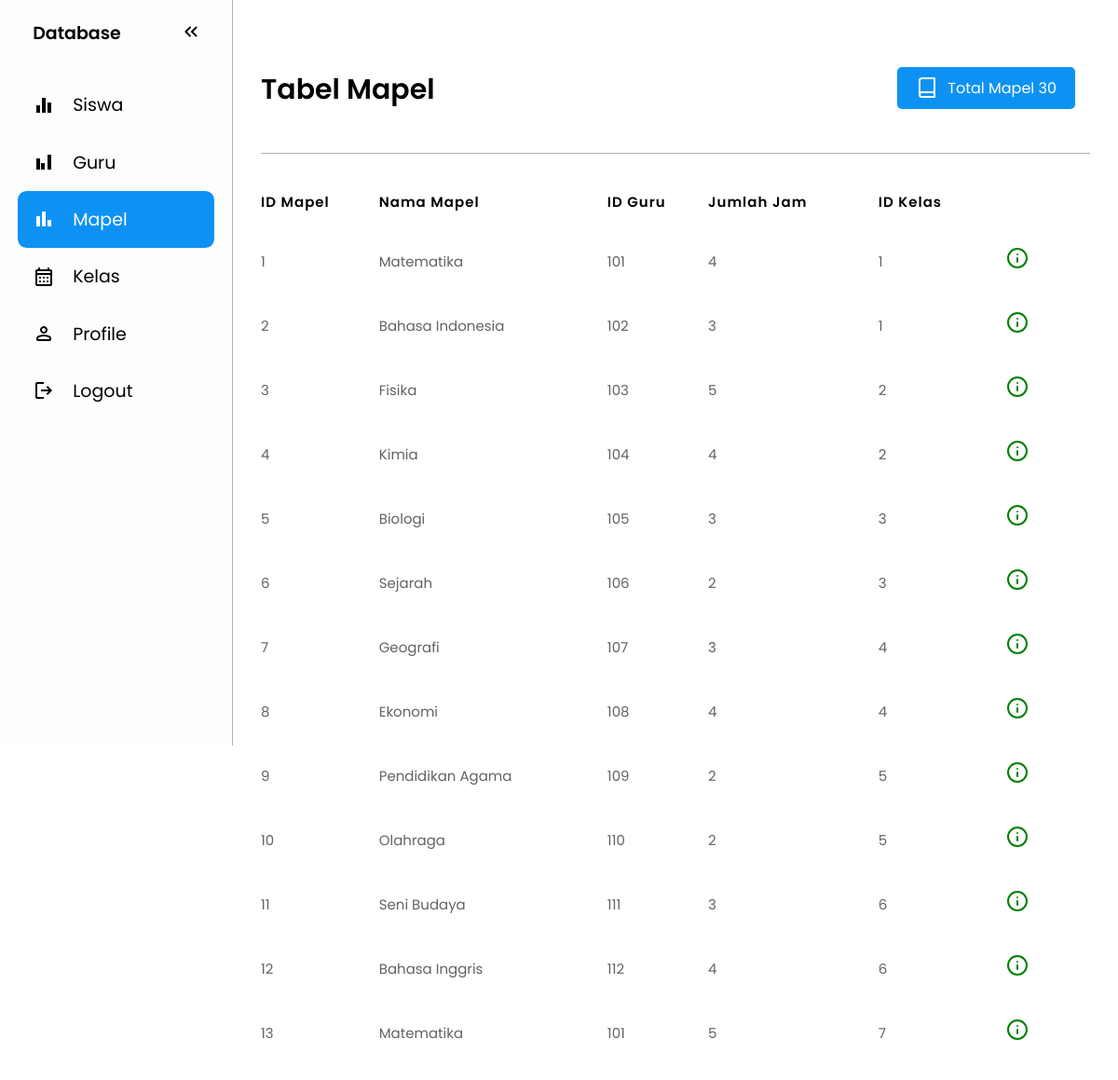
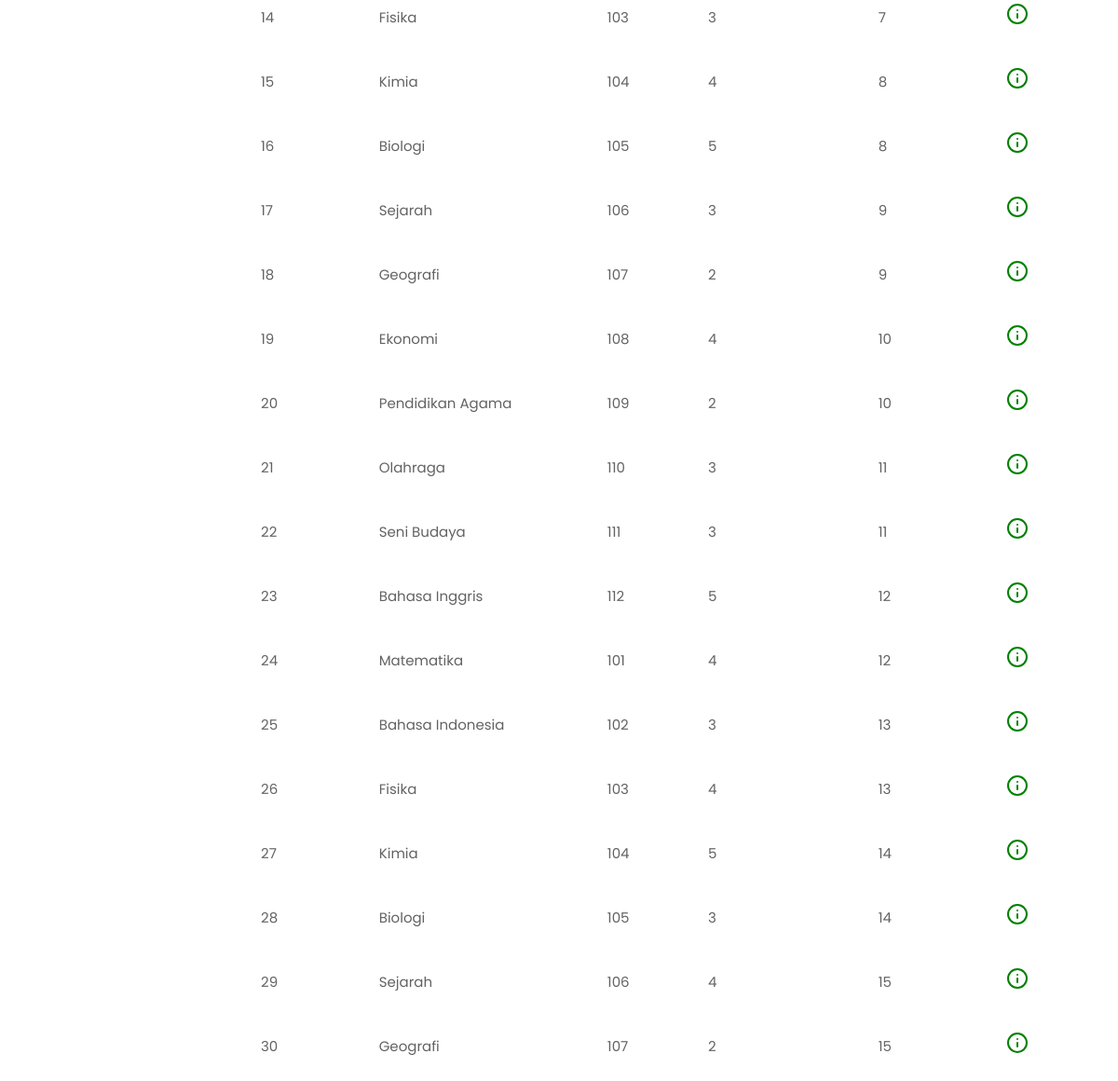
Page /user/matapel.php (signed in) on the committed database (2 pictures, top to bottom).
### tables this page shows
CREATE TABLE `mapel` (
  `Id_mapel` int NOT NULL,
  `Nama_mapel` varchar(100) NOT NULL,
  `Id_guru` int NOT NULL,
  `Jumlah_jam` int NOT NULL,
  `Id_kelas` int NOT NULL
);

### user/matapel.php (the view, shortened to what this page needs)
<?php
include "../connect.php";
$sql = "SELECT COUNT(*) as total_siswa FROM mapel";
$result = mysqli_query($conn, $sql);
if (mysqli_num_rows($result) > 0) {
  while($row = mysqli_fetch_assoc($result)) {
    $total_mapel = $row["total_siswa"];
  }
} else {
  $total_mapel = 0;
}
?>
<!DOCTYPE html>
<html lang="en">
<head>
  <link rel="stylesheet" href="../css/style.css">
  <link rel="stylesheet" href="../css/siswa.css">
</head>
<body>
<nav id="sidebar">
    <ul>
      <li>
        <span class="logo">Database</span>
        <button onclick=toggleSidebar() id="toggle-btn">
        </button>
      </li>
      <li>
        <a href="murid.php">
        <svg xmlns="http://www.w3.org/2000/svg" height="24px" viewBox="0 -960 960 960" width="24px" fill="#e8eaed"><path d="M160-160v-320h160v320H160Zm240 0v-640h160v640H400Zm240 0v-440h160v440H640Z"/></svg>
          <span>Siswa</span>
        </a>
      </li>
      <li>
        <a href="teacher.php">
        <svg xmlns="http://www.w3.org/2000/svg" height="24px" viewBox="0 -960 960 960" width="24px" fill="#e8eaed"><path d="M160-160v-480h160v480H160Zm200 0v-280h160v280H360Zm280 0v-640h160v640H640Z"/></svg>
          <span>Guru</span>
        </a>
      </li>
      <li class="active">
        <a href="matapel.php">
        <svg xmlns="http://www.w3.org/2000/svg" height="24px" viewBox="0 -960 960 960" width="24px" fill="#e8eaed"><path d="M640-160v-280h160v280H640Zm-240 0v-640h160v640H400Zm-240 0v-440h160v440H160Z"/></svg>
          <span>Mapel</span>
        </a>
      </li>
      <li>
        <a href="class.php">
          <span>Kelas</span>
        </a>
      </li>
      <li>
        <a href="profile.html">
          <span>Profile</span>
        </a>
      </li>
      <li>
        <a href="../login/logout.php">
        <svg xmlns="http://www.w3.org/2000/svg" height="24px" viewBox="0 -960 960 960" width="24px" fill="#e8eaed"><path d="M200-120q-33 0-56.5-23.5T120-200v-560q0-33 23.5-56.5T200-840h280v80H200v560h280v80H200Zm440-160-55-58 102-102H360v-80h327L585-622l55-58 200 200-200 200Z"/></svg>
          <span>Logout</span>
        </a>
      </li>
    </ul>
  </nav>
  <main>
  <?php
  include "../connect.php";
?>
<div class="top">
  <h1>Tabel Mapel</h1>
  <div class="kn">
        <p class="usr">
            <i data-feather="book"></i>
            <span>Total Mapel  <?php echo $total_mapel; ?></span>
        </p>
      </div>
</div>
<p class="garis"></p>
<table>
    <tr>
        <th>ID Mapel</th>
        <th>Nama Mapel</th>
        <th>ID Guru</th>
        <th>Jumlah Jam</th>
        <th>ID Kelas</th>
    </tr>
    <?php
  $data = mysqli_query($conn, "SELECT * FROM mapel");
  while($row = mysqli_fetch_array($data)){
      ?>
    <tr>
        <td><?php echo $row['Id_mapel']; ?></td>
        <td><?php echo $row['Nama_mapel']; ?></td>
        <td><?php echo $row['Id_guru']; ?></td>
        <td><?php echo $row['Jumlah_jam']; ?></td>
        <td><?php echo $row['Id_kelas']; ?></td>
        <td><a href="#">
        <i data-feather="info"></i>
        </a>
      </td>
    </tr>
<?php
  }
?>
</table>
  </main>
</body>
</html>

### css/style.css (style rules this page uses)
:root { --base-clr: #ffffff; --line-clr: #b2b2b2; --hover-clr: #f0f0f0; --text-clr: #000; --accent-clr: #fff; --secondary-text-clr: red; }
* { margin: 0; padding: 0; }
body { min-height: 100vh; min-height: 100dvh; font-family: Poppins, 'Segoe UI', Tahoma, Geneva, Verdana, sans-serif; font-size: 15px; background-color: var(--base-clr); color: var(--text-clr); display: grid; grid-template-columns: auto 1fr; }
#sidebar { box-sizing: border-box; height: 100vh; width: 250px; padding: 5px 1em; background-color: #fdfdfd; border-right: 1px solid var(--line-clr); font-size: 19px; position: sticky; top: 0; align-self: start; transition: 300ms ease-in-out; overflow: hidden; text-wrap: nowrap; }
#sidebar ul { list-style: none; }
#sidebar a, #sidebar .logo { border-radius: .5em; padding: .85em; text-decoration: none; color: var(--text-clr); display: flex; align-items: center; gap: 1em; }
#sidebar svg { flex-shrink: 0; fill: var(--text-clr); }
#sidebar a span { flex-grow: 1; }
#sidebar { grid-template-rows: 1fr; }
main { padding: min(30px, 7%); }
main p { color: var(--secondary-text-clr); text-align: center; margin-top: 20px; font-size: 1.5rem; margin-bottom: 15px; }
h1 { text-align: center; margin-top: 30px; font-size: 3rem; cursor: pointer; }

### css/siswa.css (style rules this page uses)
.top { display: flex; justify-content: space-between; align-items: center; margin-bottom: 1rem; }
.kn { display: flex; margin-right: 1rem; margin-top: 10px; }
.usr { display: flex; color: #fff; font-size: medium; gap: 10px; padding: 10px 20px; background-color: #0D92F4; text-decoration: none; border-radius: 5px; margin-top: 2rem; transition: all 0.3s ease-in-out; cursor: text; }
.garis { width: 100%; height: 1.2px; background-color: #b2b2b2; margin-top: 2rem; }
h1 { font-size: 30px; font-weight: 600; color: #000; }
main a { text-decoration: none; color: green; background-color: transparent; padding: 12px 20px; display: inline-block; margin-bottom: 0px; transition: all 0.3s ease-in-out; }
main table { width: 100%; border-spacing: 0 15px; background-color: transparent; }
main tr, td { text-align: left; align-items: center; color: #646262; background-color: transparent; }
main th { color: #000; letter-spacing: 1px; padding: 10px 0; font-weight: 600; }

### rows in the picture
mapel: Id_mapel "1", Nama_mapel "Matematika", Id_guru "101", Jumlah_jam "4", Id_kelas "1"
mapel: Id_mapel "2", Nama_mapel "Bahasa Indonesia", Id_guru "102", Jumlah_jam "3", Id_kelas "1"
mapel: Id_mapel "3", Nama_mapel "Fisika", Id_guru "103", Jumlah_jam "5", Id_kelas "2"
mapel: Id_mapel "4", Nama_mapel "Kimia", Id_guru "104", Jumlah_jam "4", Id_kelas "2"
mapel: Id_mapel "5", Nama_mapel "Biologi", Id_guru "105", Jumlah_jam "3", Id_kelas "3"
mapel: Id_mapel "6", Nama_mapel "Sejarah", Id_guru "106", Jumlah_jam "2", Id_kelas "3"
mapel: Id_mapel "7", Nama_mapel "Geografi", Id_guru "107", Jumlah_jam "3", Id_kelas "4"
mapel: Id_mapel "8", Nama_mapel "Ekonomi", Id_guru "108", Jumlah_jam "4", Id_kelas "4"
mapel: Id_mapel "9", Nama_mapel "Pendidikan Agama", Id_guru "109", Jumlah_jam "2", Id_kelas "5"
mapel: Id_mapel "10", Nama_mapel "Olahraga", Id_guru "110", Jumlah_jam "2", Id_kelas "5"
mapel: Id_mapel "11", Nama_mapel "Seni Budaya", Id_guru "111", Jumlah_jam "3", Id_kelas "6"
mapel: Id_mapel "12", Nama_mapel "Bahasa Inggris", Id_guru "112", Jumlah_jam "4", Id_kelas "6"
mapel: Id_mapel "13", Nama_mapel "Matematika", Id_guru "101", Jumlah_jam "5", Id_kelas "7"
mapel: Id_mapel "14", Nama_mapel "Fisika", Id_guru "103", Jumlah_jam "3", Id_kelas "7"
mapel: Id_mapel "15", Nama_mapel "Kimia", Id_guru "104", Jumlah_jam "4", Id_kelas "8"
mapel: Id_mapel "16", Nama_mapel "Biologi", Id_guru "105", Jumlah_jam "5", Id_kelas "8"
mapel: Id_mapel "17", Nama_mapel "Sejarah", Id_guru "106", Jumlah_jam "3", Id_kelas "9"
mapel: Id_mapel "18", Nama_mapel "Geografi", Id_guru "107", Jumlah_jam "2", Id_kelas "9"
mapel: Id_mapel "19", Nama_mapel "Ekonomi", Id_guru "108", Jumlah_jam "4", Id_kelas "10"
mapel: Id_mapel "20", Nama_mapel "Pendidikan Agama", Id_guru "109", Jumlah_jam "2", Id_kelas "10"
mapel: Id_mapel "21", Nama_mapel "Olahraga", Id_guru "110", Jumlah_jam "3", Id_kelas "11"
mapel: Id_mapel "22", Nama_mapel "Seni Budaya", Id_guru "111", Jumlah_jam "3", Id_kelas "11"
mapel: Id_mapel "23", Nama_mapel "Bahasa Inggris", Id_guru "112", Jumlah_jam "5", Id_kelas "12"
mapel: Id_mapel "24", Nama_mapel "Matematika", Id_guru "101", Jumlah_jam "4", Id_kelas "12"
mapel: Id_mapel "25", Nama_mapel "Bahasa Indonesia", Id_guru "102", Jumlah_jam "3", Id_kelas "13"
mapel: Id_mapel "26", Nama_mapel "Fisika", Id_guru "103", Jumlah_jam "4", Id_kelas "13"
mapel: Id_mapel "27", Nama_mapel "Kimia", Id_guru "104", Jumlah_jam "5", Id_kelas "14"
mapel: Id_mapel "28", Nama_mapel "Biologi", Id_guru "105", Jumlah_jam "3", Id_kelas "14"
mapel: Id_mapel "29", Nama_mapel "Sejarah", Id_guru "106", Jumlah_jam "4", Id_kelas "15"
mapel: Id_mapel "30", Nama_mapel "Geografi", Id_guru "107", Jumlah_jam "2", Id_kelas "15"

### other values in the picture
$total_mapel "30"
